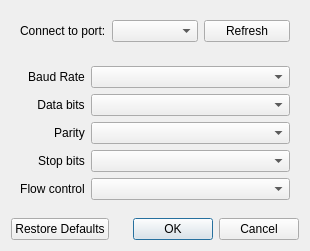
<?xml version="1.0" encoding="UTF-8"?>
<ui version="4.0">
 <class>ConfigureDialog</class>
 <widget class="QDialog" name="ConfigureDialog">
  <property name="geometry">
   <rect>
    <x>0</x>
    <y>0</y>
    <width>310</width>
    <height>251</height>
   </rect>
  </property>
  <property name="windowTitle">
   <string>Dialog</string>
  </property>
  <layout class="QVBoxLayout" name="verticalLayout">
   <item>
    <layout class="QHBoxLayout" name="portsLayout">
     <property name="leftMargin">
      <number>9</number>
     </property>
     <property name="topMargin">
      <number>9</number>
     </property>
     <property name="rightMargin">
      <number>9</number>
     </property>
     <property name="bottomMargin">
      <number>9</number>
     </property>
     <item>
      <widget class="QLabel" name="connectLabel">
       <property name="text">
        <string>Connect to port:</string>
       </property>
      </widget>
     </item>
     <item>
      <widget class="QComboBox" name="portsBox"/>
     </item>
     <item>
      <widget class="QPushButton" name="refreshButton">
       <property name="text">
        <string>Refresh</string>
       </property>
      </widget>
     </item>
    </layout>
   </item>
   <item>
    <widget class="QWidget" name="settingsWidget" native="true">
     <layout class="QFormLayout" name="formLayout">
      <property name="fieldGrowthPolicy">
       <enum>QFormLayout::AllNonFixedFieldsGrow</enum>
      </property>
      <property name="labelAlignment">
       <set>Qt::AlignRight|Qt::AlignTrailing|Qt::AlignVCenter</set>
      </property>
      <property name="formAlignment">
       <set>Qt::AlignHCenter|Qt::AlignTop</set>
      </property>
      <item row="0" column="0">
       <widget class="QLabel" name="baudRateLabel">
        <property name="layoutDirection">
         <enum>Qt::LeftToRight</enum>
        </property>
        <property name="text">
         <string>Baud Rate</string>
        </property>
        <property name="alignment">
         <set>Qt::AlignCenter</set>
        </property>
       </widget>
      </item>
      <item row="0" column="1">
       <widget class="QComboBox" name="baudRateBox"/>
      </item>
      <item row="1" column="0">
       <widget class="QLabel" name="dataBitsLabel">
        <property name="text">
         <string>Data bits</string>
        </property>
        <property name="alignment">
         <set>Qt::AlignCenter</set>
        </property>
       </widget>
      </item>
      <item row="1" column="1">
       <widget class="QComboBox" name="dataBitsBox"/>
      </item>
      <item row="2" column="0">
       <widget class="QLabel" name="parityLabel">
        <property name="text">
         <string>Parity</string>
        </property>
        <property name="alignment">
         <set>Qt::AlignCenter</set>
        </property>
       </widget>
      </item>
      <item row="2" column="1">
       <widget class="QComboBox" name="parityBox"/>
      </item>
      <item row="3" column="0">
       <widget class="QLabel" name="stopBitsLabel">
        <property name="text">
         <string>Stop bits</string>
        </property>
        <property name="alignment">
         <set>Qt::AlignCenter</set>
        </property>
       </widget>
      </item>
      <item row="3" column="1">
       <widget class="QComboBox" name="stopBitsBox"/>
      </item>
      <item row="4" column="0">
       <widget class="QLabel" name="flowControlLabel">
        <property name="text">
         <string>Flow control</string>
        </property>
        <property name="alignment">
         <set>Qt::AlignCenter</set>
        </property>
       </widget>
      </item>
      <item row="4" column="1">
       <widget class="QComboBox" name="flowControlBox"/>
      </item>
     </layout>
    </widget>
   </item>
   <item>
    <spacer name="verticalSpacer">
     <property name="orientation">
      <enum>Qt::Vertical</enum>
     </property>
     <property name="sizeHint" stdset="0">
      <size>
       <width>20</width>
       <height>40</height>
      </size>
     </property>
    </spacer>
   </item>
   <item>
    <widget class="QDialogButtonBox" name="buttonBox">
     <property name="orientation">
      <enum>Qt::Horizontal</enum>
     </property>
     <property name="standardButtons">
      <set>QDialogButtonBox::Cancel|QDialogButtonBox::Ok|QDialogButtonBox::RestoreDefaults</set>
     </property>
    </widget>
   </item>
  </layout>
 </widget>
 <resources/>
 <connections>
  <connection>
   <sender>buttonBox</sender>
   <signal>accepted()</signal>
   <receiver>ConfigureDialog</receiver>
   <slot>accept()</slot>
   <hints>
    <hint type="sourcelabel">
     <x>248</x>
     <y>254</y>
    </hint>
    <hint type="destinationlabel">
     <x>157</x>
     <y>274</y>
    </hint>
   </hints>
  </connection>
  <connection>
   <sender>buttonBox</sender>
   <signal>rejected()</signal>
   <receiver>ConfigureDialog</receiver>
   <slot>reject()</slot>
   <hints>
    <hint type="sourcelabel">
     <x>316</x>
     <y>260</y>
    </hint>
    <hint type="destinationlabel">
     <x>286</x>
     <y>274</y>
    </hint>
   </hints>
  </connection>
 </connections>
</ui>
